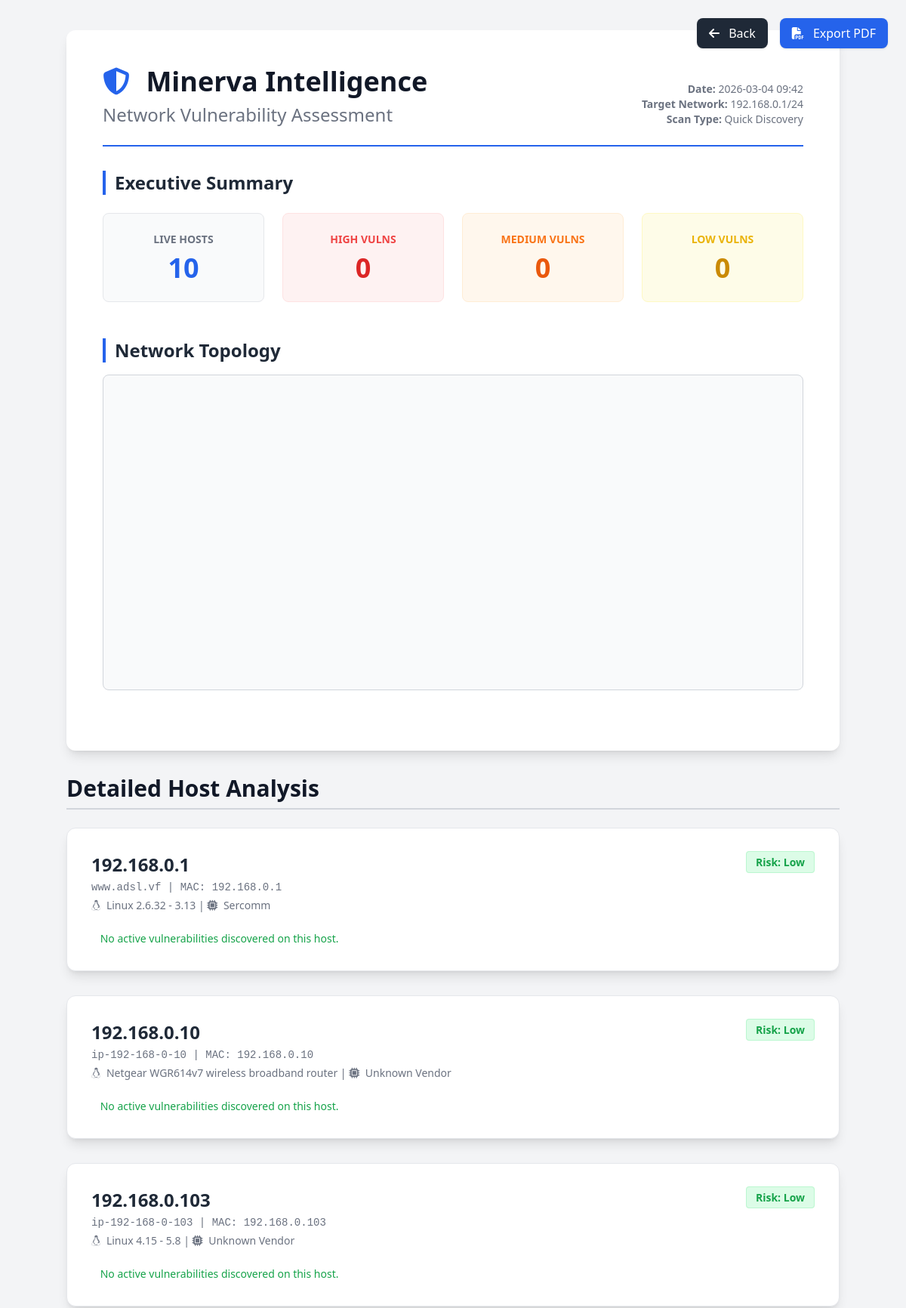
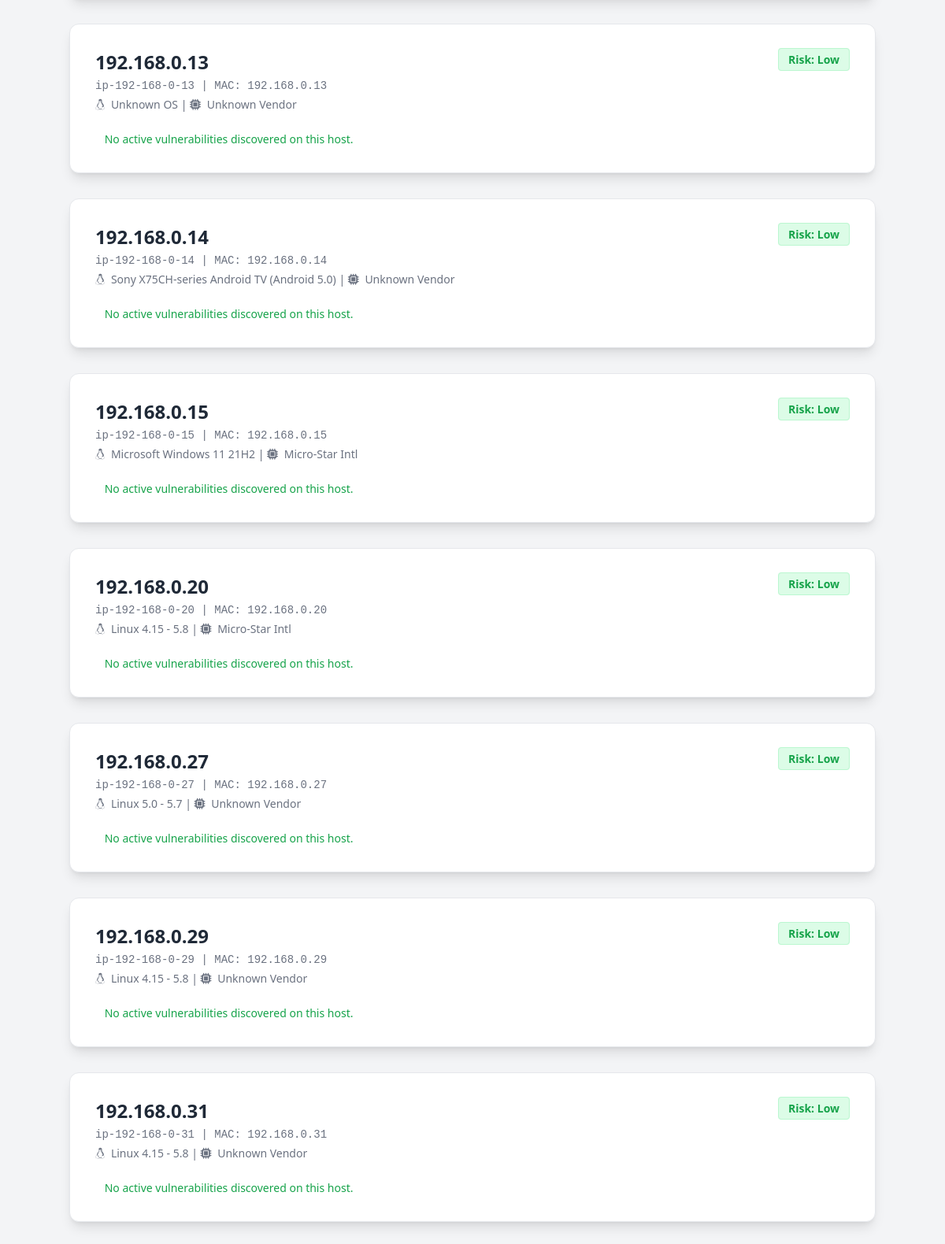
Screenshot of /report with the database file from the repository (2 pictures, top to bottom).
### app/models.py (models this page shows)
class Scan(Base):
    __tablename__ = "scans"
    id = Column(Integer, primary_key=True, index=True)
    project_id = Column(Integer, ForeignKey("projects.id"))
    timestamp = Column(DateTime, default=datetime.datetime.utcnow)
    scan_type = Column(String)
    gateway_ip = Column(String, nullable=True)
    subnet_mask = Column(String, nullable=True)
    project = relationship("Project", back_populates="scans")
    results = relationship("ScanResult", back_populates="scan", cascade="all, delete-orphan")

class ScanResult(Base):
    __tablename__ = "scan_results"
    id = Column(Integer, primary_key=True, index=True)
    scan_id = Column(Integer, ForeignKey("scans.id"))
    host_mac = Column(String, ForeignKey("hosts.mac_address"))
    ip_address = Column(String)
    status = Column(String)
    scan = relationship("Scan", back_populates="results")
    host = relationship("Host")
    ports = relationship("Port", back_populates="scan_result", cascade="all, delete-orphan")

class Host(Base):
    __tablename__ = "hosts"
    mac_address = Column(String, primary_key=True, index=True)
    hostname = Column(String)
    first_seen = Column(DateTime, default=datetime.datetime.utcnow)
    os_name = Column(String, nullable=True, default="Unknown")
    vendor = Column(String, nullable=True, default="Unknown")
    results = relationship("ScanResult", back_populates="host")

### app/main.py (the view)
@app.get("/report", response_class=HTMLResponse)
async def generate_report(request: Request, scan_id: int = None, db: Session = Depends(get_db)):
    if scan_id:
        latest_scan = db.query(models.Scan).filter(models.Scan.id == scan_id).first()
    else:
        latest_scan = db.query(models.Scan).order_by(models.Scan.timestamp.desc()).first()
    if not latest_scan:
        return HTMLResponse(content="<h1>No hay escaneos previos para generar un informe.</h1>", status_code=404)
    results = db.query(models.ScanResult).filter(models.ScanResult.scan_id == latest_scan.id, models.ScanResult.status == "up").all()
    high_vulns = 0
    med_vulns = 0
    low_vulns = 0
    report_hosts = []
    for r in results:
        open_ports = [p for p in r.ports if p.port_number != 0 and p.state != 'filtered']
        host_vulns = []
        host_high = 0
        for port in open_ports:
            host_vulns.extend(port.vulnerabilities)
            for v in port.vulnerabilities:
                if v.severity == "High":
                    high_vulns += 1
                    host_high += 1
                elif v.severity == "Medium":
                    med_vulns += 1
                else:
                    low_vulns += 1
        risk = "Low"
        if host_high > 0: risk = "High"
        elif len(host_vulns) > 0 or len(open_ports) > 5: risk = "Medium"
        report_hosts.append({
            "ip": r.ip_address,
            "mac": r.host.mac_address.replace('MAC-', '') if r.host else "Unknown",
            "hostname": r.host.hostname if r.host and r.host.hostname != 'Desconocido' else f"ip-{r.ip_address.replace('.','-')}",
            "os": r.host.os_name if r.host else "Unknown",
            "vendor": r.host.vendor if r.host else "Unknown",
            "ports": open_ports,
            "vulns": host_vulns,
            "risk": risk
        })
    return templates.TemplateResponse("report.html", {
        "request": request,
        "scan": latest_scan,
        "hosts": report_hosts,
        "total_hosts": len(report_hosts),
        "total_vulns": high_vulns + med_vulns + low_vulns,
        "high_vulns": high_vulns,
        "med_vulns": med_vulns,
        "low_vulns": low_vulns,
        "date": latest_scan.timestamp.strftime('%Y-%m-%d %H:%M')
    })

### templates/report.html (shortened to what this page needs)
<!DOCTYPE html>
<html lang="en">
<head>
    <script src="https://cdn.tailwindcss.com"></script>
    <link rel="stylesheet" href="https://cdnjs.cloudflare.com/ajax/libs/font-awesome/6.4.0/css/all.min.css">
</head>
<body class="font-sans pb-20">
    <div class="no-print fixed top-6 right-6 flex space-x-4 z-50">
        <a href="/dashboard" class="px-4 py-2 bg-gray-800 text-white rounded-lg shadow hover:bg-gray-700 transition"><i
                class="fa-solid fa-arrow-left mr-2"></i> Back</a>
        <button onclick="window.print()"
            class="px-4 py-2 bg-blue-600 text-white rounded-lg shadow hover:bg-blue-500 transition"><i
                class="fa-solid fa-file-pdf mr-2"></i> Export PDF</button>
    </div>
    <div class="max-w-5xl mx-auto bg-white p-12 mt-10 shadow-lg rounded-xl">
        <div class="border-b-2 border-blue-600 pb-6 mb-8 flex justify-between items-end">
            <div>
                <h1 class="text-4xl font-black text-gray-900 mb-2"><i
                        class="fa-solid fa-shield-halved text-blue-600 mr-3"></i> Minerva Intelligence</h1>
                <h2 class="text-2xl text-gray-500 font-light">Network Vulnerability Assessment</h2>
            </div>
            <div class="text-right text-sm text-gray-500">
                <p><strong>Date:</strong> {{ date }}</p>
                <p><strong>Target Network:</strong> {{ scan.gateway_ip }}/24</p>
                <p><strong>Scan Type:</strong> {{ scan.scan_type }}</p>
            </div>
        </div>
        <div class="mb-12">
            <h3 class="text-2xl font-bold mb-6 text-gray-800 border-l-4 border-blue-600 pl-3">Executive Summary</h3>
            <div class="grid grid-cols-4 gap-6 mb-8">
                <div class="bg-gray-50 p-6 rounded-lg border border-gray-200 text-center">
                    <p class="text-sm font-bold text-gray-500 uppercase">Live Hosts</p>
                    <p class="text-4xl font-black text-blue-600 mt-2">{{ total_hosts }}</p>
                </div>
                <div class="bg-red-50 p-6 rounded-lg border border-red-100 text-center">
                    <p class="text-sm font-bold text-red-500 uppercase">High Vulns</p>
                    <p class="text-4xl font-black text-red-600 mt-2">{{ high_vulns }}</p>
                </div>
                <div class="bg-orange-50 p-6 rounded-lg border border-orange-100 text-center">
                    <p class="text-sm font-bold text-orange-500 uppercase">Medium Vulns</p>
                    <p class="text-4xl font-black text-orange-600 mt-2">{{ med_vulns }}</p>
                </div>
                <div class="bg-yellow-50 p-6 rounded-lg border border-yellow-100 text-center">
                    <p class="text-sm font-bold text-yellow-500 uppercase">Low Vulns</p>
                    <p class="text-4xl font-black text-yellow-600 mt-2">{{ low_vulns }}</p>
                </div>
            </div>
        </div>
        <div class="mb-8">
            <h3 class="text-2xl font-bold mb-4 text-gray-800 border-l-4 border-blue-600 pl-3">Network Topology</h3>
            <div class="border border-gray-300 rounded-lg bg-gray-50 p-2">
                <div id="report-map" class="w-full h-[400px]"></div>
            </div>
        </div>
    </div>
    <div class="max-w-5xl mx-auto mt-8 page-break">
        <h3 class="text-3xl font-black text-gray-900 mb-6 border-b-2 border-gray-300 pb-2">Detailed Host Analysis</h3>
        {% for host in hosts %}
        <div class="bg-white p-8 mb-8 shadow-lg rounded-xl avoid-break border border-gray-200">
            <div class="flex justify-between items-start mb-6">
                <div>
                    <h4 class="text-2xl font-bold text-gray-800">{{ host.ip }}</h4>
                    <p class="text-gray-500 text-sm mt-1 font-mono">{{ host.hostname }} | MAC: {{ host.mac }}</p>
                    <p class="text-gray-500 text-sm mt-1"><i class="fa-brands fa-linux mr-1"></i> {{ host.os }} | <i
                            class="fa-solid fa-microchip mr-1"></i> {{ host.vendor }}</p>
                </div>
                <div class="text-right">
                    <span
                        class="px-3 py-1 rounded text-sm font-bold border {{ 'bg-red-100 text-red-600 border-red-200' if host.risk == 'High' else 'bg-orange-100 text-orange-600 border-orange-200' if host.risk == 'Medium' else 'bg-green-100 text-green-600 border-green-200' }}">
                        Risk: {{ host.risk }}
                    </span>
                </div>
            </div>
            {% if host.vulns|length > 0 %}
            <h5 class="text-sm font-bold text-gray-500 uppercase tracking-widest mb-3 mt-6"><i
                    class="fa-solid fa-bug text-red-500 mr-2"></i> Discovered Vulnerabilities ({{ host.vulns|length }})
            </h5>
            <div class="space-y-4">
                {% for vuln in host.vulns %}
                <div
                    class="border-l-4 {{ 'border-red-500 bg-red-50' if vuln.severity == 'High' else 'border-orange-500 bg-orange-50' if vuln.severity == 'Medium' else 'border-yellow-500 bg-yellow-50' }} p-4 rounded-r-lg">
                    <div class="flex justify-between items-center mb-2">
                        <span class="font-bold text-gray-800">{{ vuln.cve_id }}</span>
                        <span
                            class="text-xs font-bold {{ 'text-red-600' if vuln.severity == 'High' else 'text-orange-600' if vuln.severity == 'Medium' else 'text-yellow-600' }}">CVSS:
                            {{ vuln.cvss_score }} ({{ vuln.severity }})</span>
                    </div>
                    <p class="text-sm text-gray-600 mb-1"><strong>Port:</strong> {{ vuln.port.port_number }} ({{
                        vuln.port.service_name }})</p>
                    <p class="text-xs text-gray-600">{{ vuln.description }}</p>
                </div>
                {% endfor %}
            </div>
            {% else %}
            <p class="text-sm text-green-600 font-medium mt-4"> No active
                vulnerabilities discovered on this host.</p>
            {% endif %}
        </div>
        {% endfor %}
    </div>
</body>
</html>

### templates/report.html (style rules this page uses)
body { background-color: #f3f4f6; color: #1f2937; }

### rows the page displays
Scan: gateway_ip "192.168.0.1", scan_type "Quick Discovery"
ScanResult: ip "192.168.0.1"
Host: hostname "www.adsl.vf", os "Linux 2.6.32 - 3.13", vendor "Sercomm"
ScanResult: ip "192.168.0.10"
Host: os "Netgear WGR614v7 wireless broadband router", vendor "Unknown Vendor"
ScanResult: ip "192.168.0.103"
Host: os "Linux 4.15 - 5.8", vendor "Unknown Vendor"
ScanResult: ip "192.168.0.13"
Host: os "Unknown OS", vendor "Unknown Vendor"
ScanResult: ip "192.168.0.14"
Host: os "Sony X75CH-series Android TV (Android 5.0)", vendor "Unknown Vendor"
ScanResult: ip "192.168.0.15"
Host: os "Microsoft Windows 11 21H2", vendor "Micro-Star Intl"
ScanResult: ip "192.168.0.20"
Host: os "Linux 4.15 - 5.8", vendor "Micro-Star Intl"
ScanResult: ip "192.168.0.27"
Host: os "Linux 5.0 - 5.7", vendor "Unknown Vendor"
ScanResult: ip "192.168.0.29"
Host: os "Linux 4.15 - 5.8", vendor "Unknown Vendor"
ScanResult: ip "192.168.0.31"
Host: os "Linux 4.15 - 5.8", vendor "Unknown Vendor"

### other values shown
{{ date }} "2026-03-04 09:42"
{{ total_hosts }} "10"
{{ high_vulns }} "0"
{{ med_vulns }} "0"
{{ low_vulns }} "0"
{{ host.mac }} "192.168.0.1" "192.168.0.10" "192.168.0.103" "192.168.0.13" "192.168.0.14" "192.168.0.15" "192.168.0.20" "192.168.0.27" "192.168.0.29" "192.168.0.31"
{{ host.risk }} "Low" "Low" "Low" "Low" "Low" "Low" "Low" "Low" "Low" "Low"
{{ host.hostname }} "ip-192-168-0-10" "ip-192-168-0-103" "ip-192-168-0-13" "ip-192-168-0-14" "ip-192-168-0-15" "ip-192-168-0-20" "ip-192-168-0-27" "ip-192-168-0-29" "ip-192-168-0-31"
